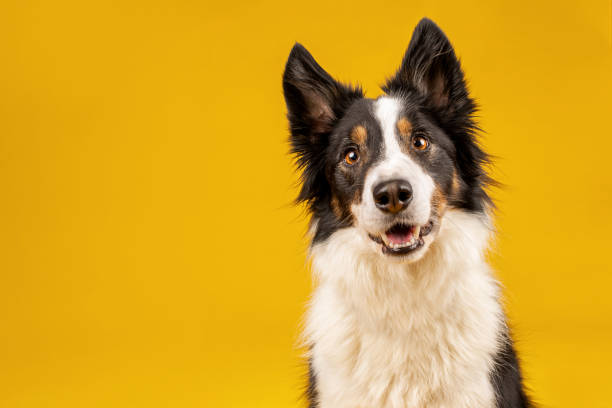
#> input picture task 3 Image processing to pencil sketch/dog.jpg, 612 x 408 px
$ jupyter execute 'Image Processing to pencil sketch.ipynb'
#> lines starting #> are read from the running program, lines starting #| are printed output that depends on the picture
[cell 1]
import cv2

[cell 2]
image = cv2.imread("dog.jpg")
#> image is the input picture: shape (408, 612, 3); mean B, G, R 40.1, 164.2, 213.3
cv2.imshow("Dog", image)
cv2.waitKey(0)

[cell 3]
gray_image = cv2.cvtColor(image, cv2.COLOR_BGR2GRAY)
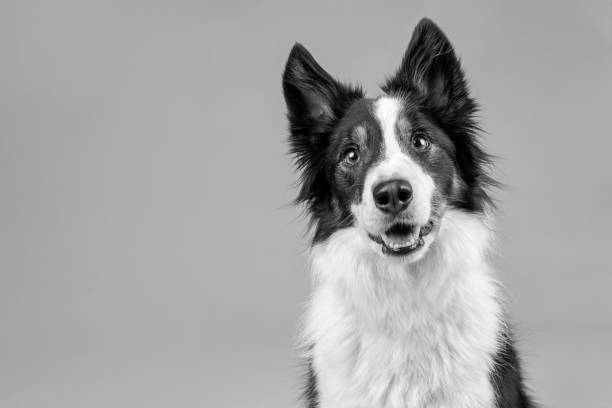
#> gray_image: shape (408, 612); min 0, max 253, mean 164.8
cv2.imshow("New Dog", gray_image)
cv2.waitKey(0)

[cell 4]
inverted_image = 255 - gray_image
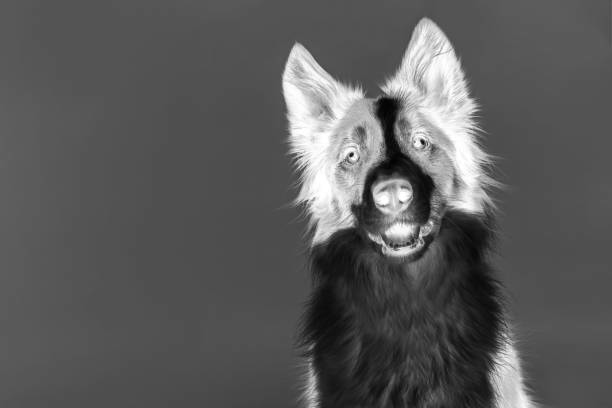
#> inverted_image: shape (408, 612); min 2, max 255, mean 90.2
cv2.imshow("Inverted", inverted_image)
cv2.waitKey()

[cell 5]
blurred = cv2.GaussianBlur(inverted_image, (21, 21), 0)
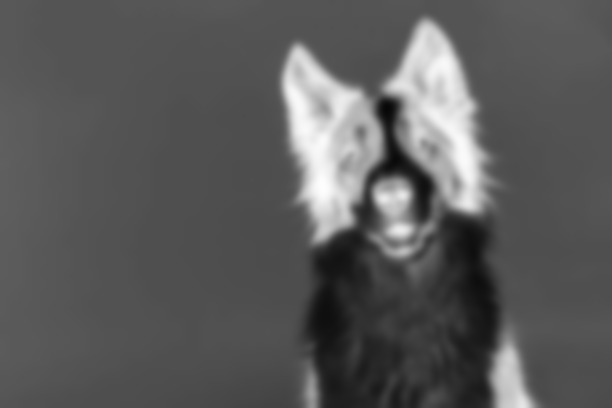
#> blurred: shape (408, 612); min 8, max 253, mean 90.2
inverted_blurred = 255 - blurred
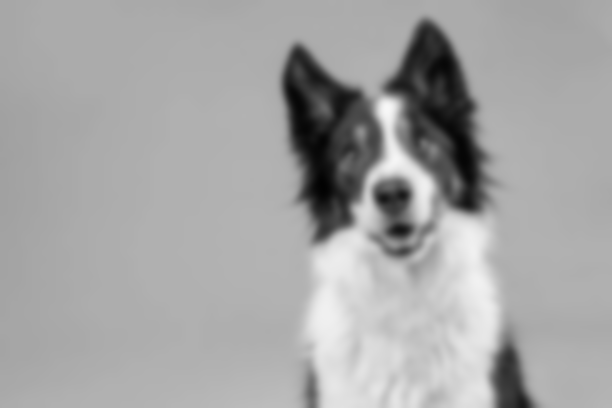
#> inverted_blurred: shape (408, 612); min 2, max 247, mean 164.8
pencil_sketch = cv2.divide(gray_image, inverted_blurred, scale=256.0)
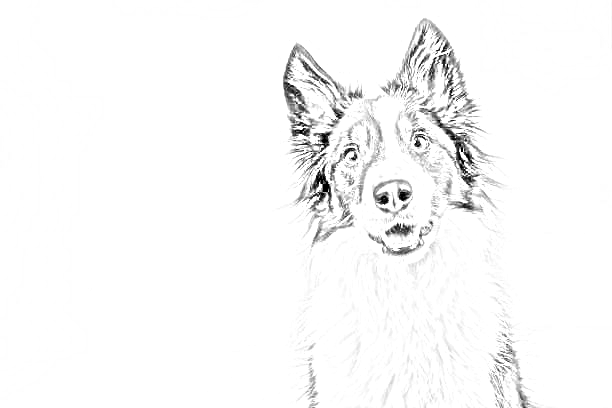
#> pencil_sketch: shape (408, 612); min 0, max 255, mean 248.5
cv2.imshow("Sketch", pencil_sketch)
cv2.waitKey(0)
